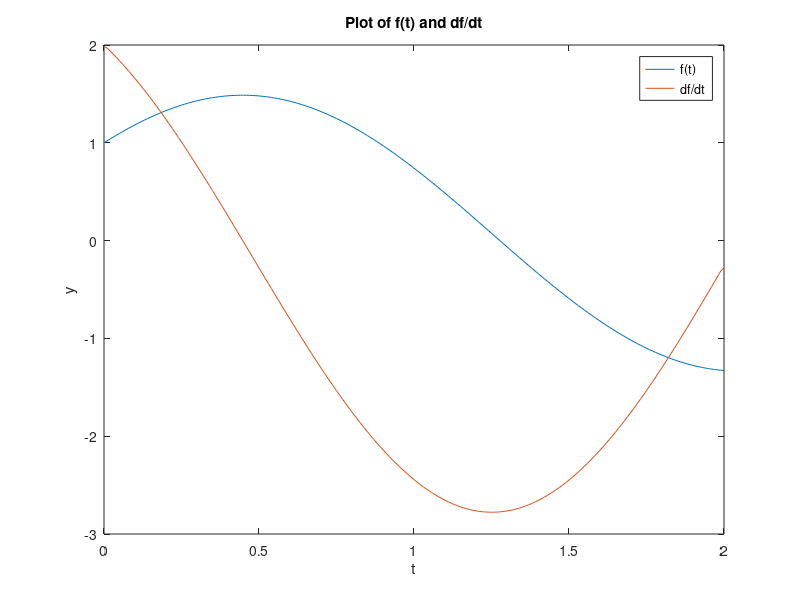

MATLAB code to generate this figure:
%intialize code
close all
clear variables
clc

%Generate an array for the t values from 0 to 2 with spapcing of 0.01
deltat=0.01;
t= 0:deltat:2;
colnum=size(t, 2);

%Call f(t) to find all values of fxn for delta t
f_t = ((4/5)*cos(2*t))+((11/10)*sin(2*t))+((1/5)*exp(-t));

%Creates and an array the same length as f_t consisting of only zeros to
%speed up code
df_dt=zeros(1,colnum);

%go through each
for i= 1:colnum
    
    %Foward differencing at t = 0
    if t(i) == 0
        df_dt(i)=(f_t(i+1)-f_t(i))/(deltat);
    
    %Backward differencing at t = 2
    elseif t(i) == 2
        df_dt(i)=(f_t(i)-f_t(i-1))/(deltat);
    
    %Central differencing everywhere else
    else
        df_dt(i)=(f_t(i+1)-f_t(i-1))/(2*deltat);
    end

end

%Plot f(t) and df/dt wrt t from 0<=t<=2
plot(t,f_t, t,df_dt);

%Label x axis as t
xlabel('t');

%Label y axis as y
ylabel('y');

%Label plot title
title('Plot of f(t) and df/dt');

%Create legend to differentiate between data sets
legend('f(t)','df/dt');

%Select arrays to export
CSV_file=[t', f_t', df_dt'];
    
%Export the .CSV file
csvwrite('Part_A_Export.csv',CSV_file);

        